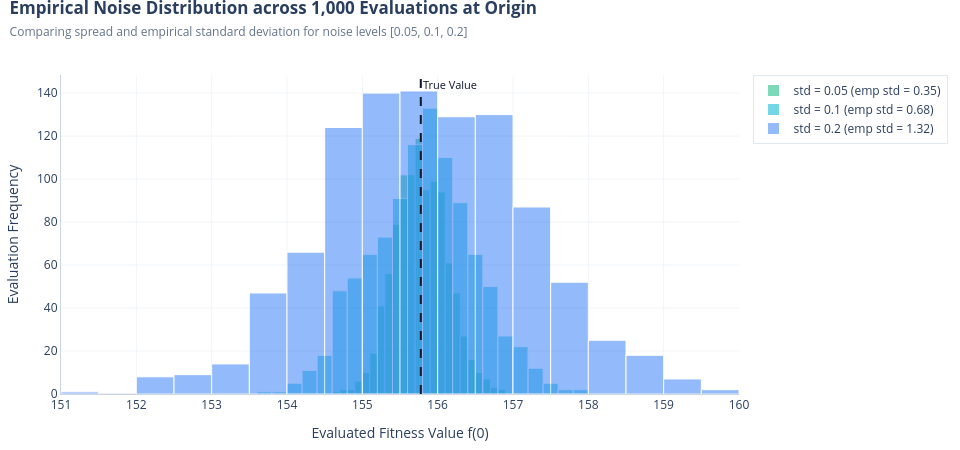

The notebook cell saved with this chart:
### Markdown cell above
## 5. Empirical Noise Distribution Analysis

### 🎯 Why we do this plot:
To empirically validate our noise injection implementation. We sample repeated evaluations at fixed candidate points to confirm that the empirical variance, mean offset, and error distribution match theoretical noise strategy definitions.

### 📖 How to read it:
- **X-axis**: Empirical noise residual error $\Delta y = f_{noisy}(x) - f_{clean}(x)$.
- **Y-axis**: Probability density / sampling frequency.
- **Overlay Curves**: Empirical histogram overlaid against theoretical Gaussian probability density function $\mathcal{N}(0, \sigma^2)$.

### 💡 Key Takeaway:
The empirical noise residuals match theoretical normal distributions centered at zero with standard deviation matching , validating that our noise injection strategies (, , ) behave precisely as designed.

### Code cell
n_samples = 1000
test_pt = np.zeros(dim)
fig_hist = go.Figure()
for level in noisy_levels:
    p_level = BBOBProblem(problem_id=problem_id, dim=dim, instance_id=instance_id, noise_strategy=MultiplicativeNoiseStrategy(noise_std=level)) if level > 0.0 else problem
    samples = [p_level(test_pt) for _ in range(n_samples)]
    fig_hist.add_trace(go.Histogram(
        x=samples, opacity=0.55, name=f'std = {level} (emp std = {np.std(samples):.2f})',
        marker_color=color_palette.get(level, '#64748B'),
        marker_line=dict(width=1, color='#FFFFFF'),
        nbinsx=35
    ))
true_val = problem(test_pt)
fig_hist.add_vline(
    x=true_val, line_dash='dash', line_color='#0F172A', line_width=2,
    annotation_text='True Value', annotation_position='top right',
    annotation_font=dict(size=11, color='#0F172A')
)
fig_hist.update_xaxes(showgrid=True, gridcolor='#F1F5F9', linecolor='#CBD5E1')
fig_hist.update_yaxes(showgrid=True, gridcolor='#F1F5F9', linecolor='#CBD5E1')
fig_hist.update_layout(
    title=dict(
        text=f"<b>Empirical Noise Distribution across 1,000 Evaluations at Origin</b><br><span style='font-size:12px;color:#64748B;'>Comparing spread and empirical standard deviation for noise levels {noisy_levels}</span>",
        x=0.01, xanchor='left', y=0.97
    ),
    xaxis_title='Evaluated Fitness Value f(0)',
    yaxis_title='Evaluation Frequency',
    barmode='overlay',
    height=450,
    width=960,
    margin=dict(l=60, r=40, t=75, b=50),
    template='plotly_white',
    legend=dict(bgcolor='rgba(255,255,255,0.9)', bordercolor='#E2E8F0', borderwidth=1)
)
fig_hist.show()

### Figure 1 — Plotly figure (JSON) as saved in the notebook; plotly's stock layout.template omitted (floating-point values rounded to 4 significant figures; data arrays with more than 128 entries replaced by an {"elided": "..."} marker saying what was removed)
{"data": [{"marker": {"color": "#10B981", "line": {"color": "#FFFFFF", "width": 1}}, "name": "std = 0.05 (emp std = 0.35)", "nbinsx": 35, "opacity": 0.55, "type": "histogram", "x": {"elided": "1000 float values"}}, {"marker": {"color": "#06B6D4", "line": {"color": "#FFFFFF", "width": 1}}, "name": "std = 0.1 (emp std = 0.68)", "nbinsx": 35, "opacity": 0.55, "type": "histogram", "x": {"elided": "1000 float values"}}, {"marker": {"color": "#3B82F6", "line": {"color": "#FFFFFF", "width": 1}}, "name": "std = 0.2 (emp std = 1.32)", "nbinsx": 35, "opacity": 0.55, "type": "histogram", "x": {"elided": "1000 float values"}}], "layout": {"annotations": [{"font": {"color": "#0F172A", "size": 11}, "showarrow": false, "text": "True Value", "x": 155.8, "xanchor": "left", "xref": "x", "y": 1, "yanchor": "top", "yref": "y domain"}], "barmode": "overlay", "height": 450, "legend": {"bgcolor": "rgba(255,255,255,0.9)", "bordercolor": "#E2E8F0", "borderwidth": 1}, "margin": {"b": 50, "l": 60, "r": 40, "t": 75}, "shapes": [{"line": {"color": "#0F172A", "dash": "dash", "width": 2}, "type": "line", "x0": 155.8, "x1": 155.8, "xref": "x", "y0": 0, "y1": 1, "yref": "y domain"}], "title": {"text": "<b>Empirical Noise Distribution across 1,000 Evaluations at Origin</b><br><span style='font-size:12px;color:#64748B;'>Comparing spread and empirical standard deviation for noise levels [0.05, 0.1, 0.2]</span>", "x": 0.01, "xanchor": "left", "y": 0.97}, "width": 960, "xaxis": {"gridcolor": "#F1F5F9", "linecolor": "#CBD5E1", "showgrid": true, "title": {"text": "Evaluated Fitness Value f(0)"}}, "yaxis": {"gridcolor": "#F1F5F9", "linecolor": "#CBD5E1", "showgrid": true, "title": {"text": "Evaluation Frequency"}}}}
